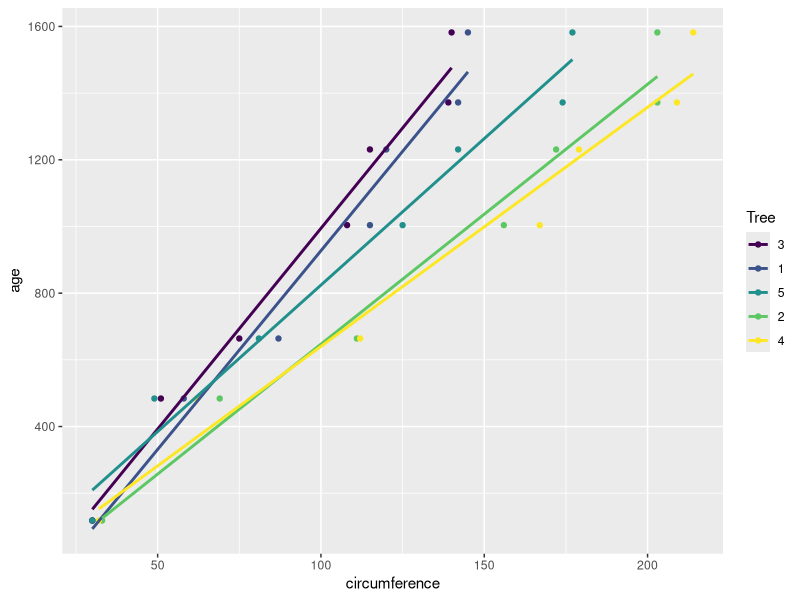
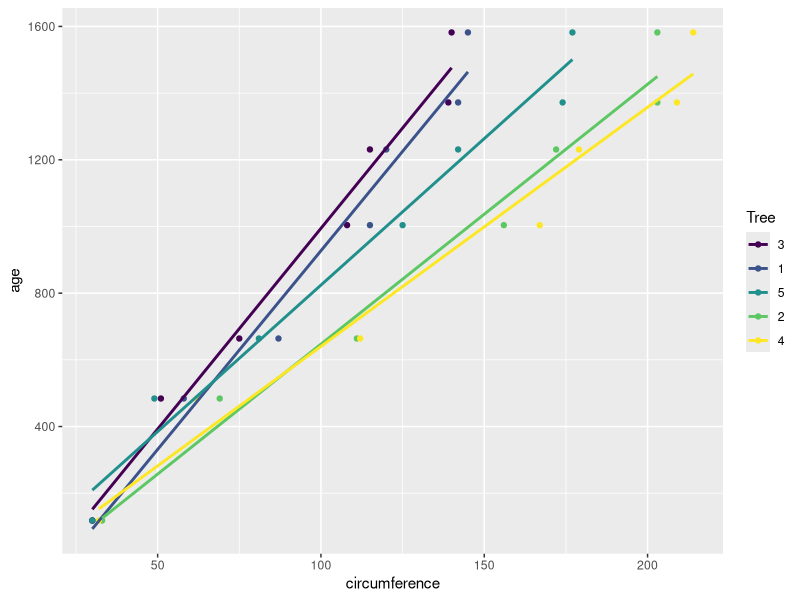

Reproduce these figures in R, in order.
require(ggplot2)


# qplot(x, y, data, color, shape, size, facets, geom, stat)

## p 43

data(Orange) ## Load the data
str(Orange)

ggplot(data=Orange, ## Data used
       aes(x=circumference,y=age, color=Tree))+ ## Aesthetic
  geom_point()+ ## Geometry
  stat_smooth(method="lm",se=FALSE) ## Statistics
### Corresponding code with qplot()
qplot(circumference,age,data=Orange, ## Data used
      color=Tree, ## Aesthetic mapping
      geom=c("point","smooth"),method="lm",se=FALSE)


